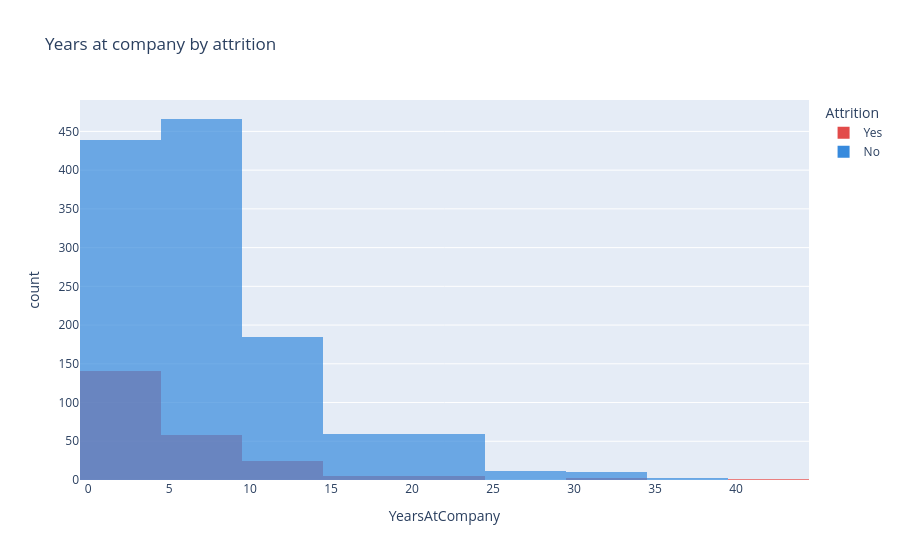

The code cell stored with this chart in its notebook:
### Code cell
fig3 = px.histogram(df, x='YearsAtCompany', color='Attrition',
                    barmode='overlay', nbins=20,
                    title='Years at company by attrition',
                    color_discrete_map={'Yes':'#E24B4A','No':'#378ADD'},
                    opacity=0.7)
fig3.show()

### Figure 1 — Plotly figure (JSON) as saved in the notebook; plotly's stock layout.template omitted (floating-point values rounded to 4 significant figures; data arrays with more than 128 entries replaced by an {"elided": "..."} marker saying what was removed)
{"data": [{"bingroup": "x", "hovertemplate": "Attrition=Yes<br>YearsAtCompany=%{x}<br>count=%{y}<extra></extra>", "legendgroup": "Yes", "marker": {"color": "#E24B4A", "opacity": 0.7, "pattern": {"shape": ""}}, "name": "Yes", "nbinsx": 20, "orientation": "v", "showlegend": true, "type": "histogram", "x": {"elided": "237 int values"}, "xaxis": "x", "yaxis": "y"}, {"bingroup": "x", "hovertemplate": "Attrition=No<br>YearsAtCompany=%{x}<br>count=%{y}<extra></extra>", "legendgroup": "No", "marker": {"color": "#378ADD", "opacity": 0.7, "pattern": {"shape": ""}}, "name": "No", "nbinsx": 20, "orientation": "v", "showlegend": true, "type": "histogram", "x": {"elided": "1233 int values"}, "xaxis": "x", "yaxis": "y"}], "layout": {"barmode": "overlay", "legend": {"title": {"text": "Attrition"}, "tracegroupgap": 0}, "title": {"text": "Years at company by attrition"}, "xaxis": {"anchor": "y", "domain": [0, 1], "title": {"text": "YearsAtCompany"}}, "yaxis": {"anchor": "x", "domain": [0, 1], "title": {"text": "count"}}}}
